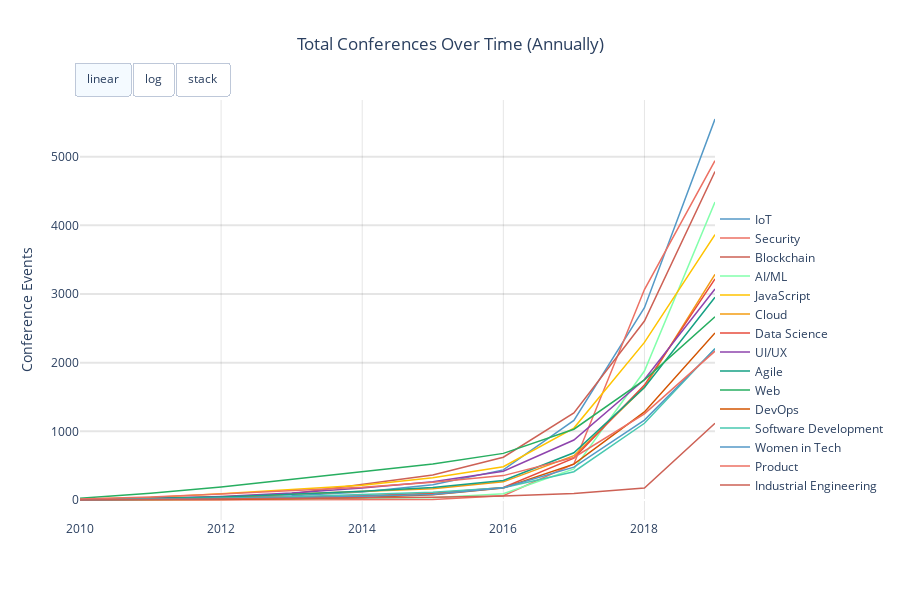

This figure's notebook cell:
### Code cell
# Set parameters for stackplot
col = 'category'
yearlist = list(range(2010,2020))
n=15

# Remove empty category values and expand events with multiple categories
df2 = df_both[(df_both[col] != '') & (df_both[col] != 'nan')].copy()
df2[col] = df2[col].str.split('|')
df2 = df2.explode(col).copy()
df2 = df2.dropna(subset=[col])
df2 = df2[(df2[col] != '') & (df2[col] != 'nan')].copy()
df2[col] = df2[col].apply(lambda x: str(x).split(' / ')[0])

# Group by category to get top category list
dfg = df2[[col, 'name']].groupby(col).count()
dfg.columns = ['count']
dfg = dfg.sort_values(by=['count'],ascending=False)
catlist = dfg.head(n).index.to_list()
        
# Create year column from creation date
df2['year'] = df2['startDate'].apply(lambda x: int(str(x)[0:4]))

# Filter to previously identified top categories and years
df2 = df2[df2[col].isin(catlist)]
df2 = df2[df2['year'].isin(yearlist)]

# Add up total events for preceding years for each year and add zero value rows for blank year/category pairs
dfg = pd.DataFrame(columns=['year', 'category', 'count'])
for year in yearlist:
    for category in catlist:
        dfp2 = df2[(df2['year'] <= year) & (df2['category'] == category)]
        dfp2 = dfp2[[col,'name']].groupby([col]).count()
        dfp2.columns = ['count']
        dfp2['year'] = year
        dfp2 = dfp2.reset_index()
        dfp2 = dfp2[['year', 'category', 'count']]
        if len(dfp2) == 0:
            dfp2 = pd.DataFrame([[year, category, 0]], columns=['year', 'category', 'count'])
        dfg = pd.concat([dfg, dfp2], ignore_index=True)
dfg = dfg.astype({"year": int, "count": int})
dfg = dfg.sort_values(by=['year'],ascending=True).reset_index().copy()

# Create list of categories in table ordered by last year event count
categories_ordered = dfg[dfg['year']==yearlist[-1]].sort_values(by=['count'],ascending=False)[col].tolist()

# Create tuple of event count arrays for each category to pass to stack plot function
plotlist = (dfg[dfg[col]==categories_ordered[0]]['year'].values,)
for category in categories_ordered:
    plotlist = plotlist + (dfg[dfg[col]==category]['count'].values,)

# Create stack plot of annual total recipes by category in dataset over time
lines_and_stacks(plotlist, catlist, title='Total Conferences Over Time (Annually)', div=False)

### Figure 1 — Plotly figure (JSON) as saved in the notebook; plotly's stock layout.template omitted (floating-point values rounded to 4 significant figures)
{"data": [{"hoverinfo": "x+y+name", "line": {"color": "#5499c7", "width": 1.5}, "mode": "lines", "name": "IoT", "stackgroup": "", "type": "scatter", "x": [2010, 2011, 2012, 2013, 2014, 2015, 2016, 2017, 2018, 2019], "y": [11, 21, 37, 62, 118, 222, 438, 1160, 2801, 5548]}, {"hoverinfo": "x+y+name", "line": {"color": "#ec7063", "width": 1.5}, "mode": "lines", "name": "Security", "stackgroup": "", "type": "scatter", "x": [2010, 2011, 2012, 2013, 2014, 2015, 2016, 2017, 2018, 2019], "y": [0, 0, 0, 0, 0, 9, 63, 525, 3065, 4941]}, {"hoverinfo": "x+y+name", "line": {"color": "#cd6155", "width": 1.5}, "mode": "lines", "name": "Blockchain", "stackgroup": "", "type": "scatter", "x": [2010, 2011, 2012, 2013, 2014, 2015, 2016, 2017, 2018, 2019], "y": [1, 8, 25, 90, 224, 364, 623, 1267, 2607, 4783]}, {"hoverinfo": "x+y+name", "line": {"color": "#82FFAB", "width": 1.5}, "mode": "lines", "name": "AI/ML", "stackgroup": "", "type": "scatter", "x": [2010, 2011, 2012, 2013, 2014, 2015, 2016, 2017, 2018, 2019], "y": [0, 6, 7, 14, 19, 33, 91, 452, 1878, 4341]}, {"hoverinfo": "x+y+name", "line": {"color": "#FFC300", "width": 1.5}, "mode": "lines", "name": "JavaScript", "stackgroup": "", "type": "scatter", "x": [2010, 2011, 2012, 2013, 2014, 2015, 2016, 2017, 2018, 2019], "y": [12, 35, 92, 148, 214, 324, 484, 1048, 2295, 3866]}, {"hoverinfo": "x+y+name", "line": {"color": "#f39c12", "width": 1.5}, "mode": "lines", "name": "Cloud", "stackgroup": "", "type": "scatter", "x": [2010, 2011, 2012, 2013, 2014, 2015, 2016, 2017, 2018, 2019], "y": [2, 15, 48, 84, 121, 163, 264, 645, 1640, 3286]}, {"hoverinfo": "x+y+name", "line": {"color": "#e74c3c", "width": 1.5}, "mode": "lines", "name": "Data Science", "stackgroup": "", "type": "scatter", "x": [2010, 2011, 2012, 2013, 2014, 2015, 2016, 2017, 2018, 2019], "y": [8, 18, 31, 43, 62, 97, 183, 610, 1674, 3219]}, {"hoverinfo": "x+y+name", "line": {"color": "#8e44ad", "width": 1.5}, "mode": "lines", "name": "UI/UX", "stackgroup": "", "type": "scatter", "x": [2010, 2011, 2012, 2013, 2014, 2015, 2016, 2017, 2018, 2019], "y": [7, 24, 52, 102, 175, 266, 419, 873, 1755, 3072]}, {"hoverinfo": "x+y+name", "line": {"color": "#16a085", "width": 1.5}, "mode": "lines", "name": "Agile", "stackgroup": "", "type": "scatter", "x": [2010, 2011, 2012, 2013, 2014, 2015, 2016, 2017, 2018, 2019], "y": [4, 23, 43, 82, 126, 181, 283, 688, 1638, 2952]}, {"hoverinfo": "x+y+name", "line": {"color": "#27ae60", "width": 1.5}, "mode": "lines", "name": "Web", "stackgroup": "", "type": "scatter", "x": [2010, 2011, 2012, 2013, 2014, 2015, 2016, 2017, 2018, 2019], "y": [25, 100, 190, 303, 420, 525, 679, 1031, 1749, 2669]}, {"hoverinfo": "x+y+name", "line": {"color": "#d35400", "width": 1.5}, "mode": "lines", "name": "DevOps", "stackgroup": "", "type": "scatter", "x": [2010, 2011, 2012, 2013, 2014, 2015, 2016, 2017, 2018, 2019], "y": [2, 3, 7, 20, 36, 76, 174, 523, 1282, 2433]}, {"hoverinfo": "x+y+name", "line": {"color": "#48c9b0", "width": 1.5}, "mode": "lines", "name": "Software Development", "stackgroup": "", "type": "scatter", "x": [2010, 2011, 2012, 2013, 2014, 2015, 2016, 2017, 2018, 2019], "y": [2, 10, 24, 47, 77, 114, 178, 412, 1117, 2207]}, {"hoverinfo": "x+y+name", "line": {"color": "#5499c7", "width": 1.5}, "mode": "lines", "name": "Women in Tech", "stackgroup": "", "type": "scatter", "x": [2010, 2011, 2012, 2013, 2014, 2015, 2016, 2017, 2018, 2019], "y": [1, 12, 20, 32, 54, 80, 178, 478, 1163, 2200]}, {"hoverinfo": "x+y+name", "line": {"color": "#ec7063", "width": 1.5}, "mode": "lines", "name": "Product", "stackgroup": "", "type": "scatter", "x": [2010, 2011, 2012, 2013, 2014, 2015, 2016, 2017, 2018, 2019], "y": [14, 45, 88, 138, 186, 258, 355, 619, 1254, 2168]}, {"hoverinfo": "x+y+name", "line": {"color": "#cd6155", "width": 1.5}, "mode": "lines", "name": "Industrial Engineering", "stackgroup": "", "type": "scatter", "x": [2010, 2011, 2012, 2013, 2014, 2015, 2016, 2017, 2018, 2019], "y": [1, 8, 12, 20, 30, 40, 59, 94, 174, 1118]}], "layout": {"height": 600, "legend": {"bgcolor": "rgba(0,0,0,0)", "x": 1, "y": 0.4}, "plot_bgcolor": "rgba(255,255,255,1)", "title": {"text": "Total Conferences Over Time (Annually)", "x": 0.5, "xanchor": "center"}, "updatemenus": [{"active": 0, "buttons": [{"args": [{"data": [{"hoverinfo": "x+y+name", "line": {"color": "#5499c7", "width": 1.5}, "mode": "lines", "name": "IoT", "stackgroup": "", "x": [2010, 2011, 2012, 2013, 2014, 2015, 2016, 2017, 2018, 2019], "y": [11, 21, 37, 62, 118, 222, 438, 1160, 2801, 5548]}, {"hoverinfo": "x+y+name", "line": {"color": "#ec7063", "width": 1.5}, "mode": "lines", "name": "Security", "stackgroup": "", "x": [2010, 2011, 2012, 2013, 2014, 2015, 2016, 2017, 2018, 2019], "y": [0, 0, 0, 0, 0, 9, 63, 525, 3065, 4941]}, {"hoverinfo": "x+y+name", "line": {"color": "#cd6155", "width": 1.5}, "mode": "lines", "name": "Blockchain", "stackgroup": "", "x": [2010, 2011, 2012, 2013, 2014, 2015, 2016, 2017, 2018, 2019], "y": [1, 8, 25, 90, 224, 364, 623, 1267, 2607, 4783]}, {"hoverinfo": "x+y+name", "line": {"color": "#82FFAB", "width": 1.5}, "mode": "lines", "name": "AI/ML", "stackgroup": "", "x": [2010, 2011, 2012, 2013, 2014, 2015, 2016, 2017, 2018, 2019], "y": [0, 6, 7, 14, 19, 33, 91, 452, 1878, 4341]}, {"hoverinfo": "x+y+name", "line": {"color": "#FFC300", "width": 1.5}, "mode": "lines", "name": "JavaScript", "stackgroup": "", "x": [2010, 2011, 2012, 2013, 2014, 2015, 2016, 2017, 2018, 2019], "y": [12, 35, 92, 148, 214, 324, 484, 1048, 2295, 3866]}, {"hoverinfo": "x+y+name", "line": {"color": "#f39c12", "width": 1.5}, "mode": "lines", "name": "Cloud", "stackgroup": "", "x": [2010, 2011, 2012, 2013, 2014, 2015, 2016, 2017, 2018, 2019], "y": [2, 15, 48, 84, 121, 163, 264, 645, 1640, 3286]}, {"hoverinfo": "x+y+name", "line": {"color": "#e74c3c", "width": 1.5}, "mode": "lines", "name": "Data Science", "stackgroup": "", "x": [2010, 2011, 2012, 2013, 2014, 2015, 2016, 2017, 2018, 2019], "y": [8, 18, 31, 43, 62, 97, 183, 610, 1674, 3219]}, {"hoverinfo": "x+y+name", "line": {"color": "#8e44ad", "width": 1.5}, "mode": "lines", "name": "UI/UX", "stackgroup": "", "x": [2010, 2011, 2012, 2013, 2014, 2015, 2016, 2017, 2018, 2019], "y": [7, 24, 52, 102, 175, 266, 419, 873, 1755, 3072]}, {"hoverinfo": "x+y+name", "line": {"color": "#16a085", "width": 1.5}, "mode": "lines", "name": "Agile", "stackgroup": "", "x": [2010, 2011, 2012, 2013, 2014, 2015, 2016, 2017, 2018, 2019], "y": [4, 23, 43, 82, 126, 181, 283, 688, 1638, 2952]}, {"hoverinfo": "x+y+name", "line": {"color": "#27ae60", "width": 1.5}, "mode": "lines", "name": "Web", "stackgroup": "", "x": [2010, 2011, 2012, 2013, 2014, 2015, 2016, 2017, 2018, 2019], "y": [25, 100, 190, 303, 420, 525, 679, 1031, 1749, 2669]}, {"hoverinfo": "x+y+name", "line": {"color": "#d35400", "width": 1.5}, "mode": "lines", "name": "DevOps", "stackgroup": "", "x": [2010, 2011, 2012, 2013, 2014, 2015, 2016, 2017, 2018, 2019], "y": [2, 3, 7, 20, 36, 76, 174, 523, 1282, 2433]}, {"hoverinfo": "x+y+name", "line": {"color": "#48c9b0", "width": 1.5}, "mode": "lines", "name": "Software Development", "stackgroup": "", "x": [2010, 2011, 2012, 2013, 2014, 2015, 2016, 2017, 2018, 2019], "y": [2, 10, 24, 47, 77, 114, 178, 412, 1117, 2207]}, {"hoverinfo": "x+y+name", "line": {"color": "#5499c7", "width": 1.5}, "mode": "lines", "name": "Women in Tech", "stackgroup": "", "x": [2010, 2011, 2012, 2013, 2014, 2015, 2016, 2017, 2018, 2019], "y": [1, 12, 20, 32, 54, 80, 178, 478, 1163, 2200]}, {"hoverinfo": "x+y+name", "line": {"color": "#ec7063", "width": 1.5}, "mode": "lines", "name": "Product", "stackgroup": "", "x": [2010, 2011, 2012, 2013, 2014, 2015, 2016, 2017, 2018, 2019], "y": [14, 45, 88, 138, 186, 258, 355, 619, 1254, 2168]}, {"hoverinfo": "x+y+name", "line": {"color": "#cd6155", "width": 1.5}, "mode": "lines", "name": "Industrial Engineering", "stackgroup": "", "x": [2010, 2011, 2012, 2013, 2014, 2015, 2016, 2017, 2018, 2019], "y": [1, 8, 12, 20, 30, 40, 59, 94, 174, 1118]}], "layout": {"height": 600, "legend": {"bgcolor": "rgba(0,0,0,0)", "x": 1, "y": 0.4}, "plot_bgcolor": "rgba(255,255,255,1)", "title": {"text": "Total Conferences Over Time (Annually)", "x": 0.5, "xanchor": "center"}, "xaxis": {"gridcolor": "rgba(0,0,0,.1)"}, "yaxis": {"autorange": false, "gridcolor": "rgba(0,0,0,.1)", "gridwidth": 2, "range": [-291.3, 5825.0], "ticklen": 5, "title": {"text": "Conference Events"}, "type": "linear"}}}], "label": "linear", "method": "animate"}, {"args": [{"data": [{"hoverinfo": "x+y+name", "line": {"color": "#5499c7", "width": 1.5}, "mode": "lines", "name": "IoT", "stackgroup": "", "x": [2010, 2011, 2012, 2013, 2014, 2015, 2016, 2017, 2018, 2019], "y": [11, 21, 37, 62, 118, 222, 438, 1160, 2801, 5548]}, {"hoverinfo": "x+y+name", "line": {"color": "#ec7063", "width": 1.5}, "mode": "lines", "name": "Security", "stackgroup": "", "x": [2010, 2011, 2012, 2013, 2014, 2015, 2016, 2017, 2018, 2019], "y": [0, 0, 0, 0, 0, 9, 63, 525, 3065, 4941]}, {"hoverinfo": "x+y+name", "line": {"color": "#cd6155", "width": 1.5}, "mode": "lines", "name": "Blockchain", "stackgroup": "", "x": [2010, 2011, 2012, 2013, 2014, 2015, 2016, 2017, 2018, 2019], "y": [1, 8, 25, 90, 224, 364, 623, 1267, 2607, 4783]}, {"hoverinfo": "x+y+name", "line": {"color": "#82FFAB", "width": 1.5}, "mode": "lines", "name": "AI/ML", "stackgroup": "", "x": [2010, 2011, 2012, 2013, 2014, 2015, 2016, 2017, 2018, 2019], "y": [0, 6, 7, 14, 19, 33, 91, 452, 1878, 4341]}, {"hoverinfo": "x+y+name", "line": {"color": "#FFC300", "width": 1.5}, "mode": "lines", "name": "JavaScript", "stackgroup": "", "x": [2010, 2011, 2012, 2013, 2014, 2015, 2016, 2017, 2018, 2019], "y": [12, 35, 92, 148, 214, 324, 484, 1048, 2295, 3866]}, {"hoverinfo": "x+y+name", "line": {"color": "#f39c12", "width": 1.5}, "mode": "lines", "name": "Cloud", "stackgroup": "", "x": [2010, 2011, 2012, 2013, 2014, 2015, 2016, 2017, 2018, 2019], "y": [2, 15, 48, 84, 121, 163, 264, 645, 1640, 3286]}, {"hoverinfo": "x+y+name", "line": {"color": "#e74c3c", "width": 1.5}, "mode": "lines", "name": "Data Science", "stackgroup": "", "x": [2010, 2011, 2012, 2013, 2014, 2015, 2016, 2017, 2018, 2019], "y": [8, 18, 31, 43, 62, 97, 183, 610, 1674, 3219]}, {"hoverinfo": "x+y+name", "line": {"color": "#8e44ad", "width": 1.5}, "mode": "lines", "name": "UI/UX", "stackgroup": "", "x": [2010, 2011, 2012, 2013, 2014, 2015, 2016, 2017, 2018, 2019], "y": [7, 24, 52, 102, 175, 266, 419, 873, 1755, 3072]}, {"hoverinfo": "x+y+name", "line": {"color": "#16a085", "width": 1.5}, "mode": "lines", "name": "Agile", "stackgroup": "", "x": [2010, 2011, 2012, 2013, 2014, 2015, 2016, 2017, 2018, 2019], "y": [4, 23, 43, 82, 126, 181, 283, 688, 1638, 2952]}, {"hoverinfo": "x+y+name", "line": {"color": "#27ae60", "width": 1.5}, "mode": "lines", "name": "Web", "stackgroup": "", "x": [2010, 2011, 2012, 2013, 2014, 2015, 2016, 2017, 2018, 2019], "y": [25, 100, 190, 303, 420, 525, 679, 1031, 1749, 2669]}, {"hoverinfo": "x+y+name", "line": {"color": "#d35400", "width": 1.5}, "mode": "lines", "name": "DevOps", "stackgroup": "", "x": [2010, 2011, 2012, 2013, 2014, 2015, 2016, 2017, 2018, 2019], "y": [2, 3, 7, 20, 36, 76, 174, 523, 1282, 2433]}, {"hoverinfo": "x+y+name", "line": {"color": "#48c9b0", "width": 1.5}, "mode": "lines", "name": "Software Development", "stackgroup": "", "x": [2010, 2011, 2012, 2013, 2014, 2015, 2016, 2017, 2018, 2019], "y": [2, 10, 24, 47, 77, 114, 178, 412, 1117, 2207]}, {"hoverinfo": "x+y+name", "line": {"color": "#5499c7", "width": 1.5}, "mode": "lines", "name": "Women in Tech", "stackgroup": "", "x": [2010, 2011, 2012, 2013, 2014, 2015, 2016, 2017, 2018, 2019], "y": [1, 12, 20, 32, 54, 80, 178, 478, 1163, 2200]}, {"hoverinfo": "x+y+name", "line": {"color": "#ec7063", "width": 1.5}, "mode": "lines", "name": "Product", "stackgroup": "", "x": [2010, 2011, 2012, 2013, 2014, 2015, 2016, 2017, 2018, 2019], "y": [14, 45, 88, 138, 186, 258, 355, 619, 1254, 2168]}, {"hoverinfo": "x+y+name", "line": {"color": "#cd6155", "width": 1.5}, "mode": "lines", "name": "Industrial Engineering", "stackgroup": "", "x": [2010, 2011, 2012, 2013, 2014, 2015, 2016, 2017, 2018, 2019], "y": [1, 8, 12, 20, 30, 40, 59, 94, 174, 1118]}], "layout": {"height": 600, "legend": {"bgcolor": "rgba(0,0,0,0)", "x": 1, "y": 0.4}, "plot_bgcolor": "rgba(255,255,255,1)", "title": {"text": "Total Conferences Over Time (Annually)", "x": 0.5, "xanchor": "center"}, "xaxis": {"gridcolor": "rgba(0,0,0,.1)"}, "yaxis": {"autorange": false, "gridcolor": "rgba(0,0,0,.1)", "gridwidth": 2, "range": [-0.1, 3.954], "ticklen": 5, "title": {"text": "Conference Events"}, "type": "log"}}}], "label": "log", "method": "animate"}, {"args": [{"data": [{"hoverinfo": "x+y+name", "line": {"color": "#5499c7", "width": 1.5}, "mode": "lines", "name": "IoT", "stackgroup": "one", "x": [2010, 2011, 2012, 2013, 2014, 2015, 2016, 2017, 2018, 2019], "y": [11, 21, 37, 62, 118, 222, 438, 1160, 2801, 5548]}, {"hoverinfo": "x+y+name", "line": {"color": "#ec7063", "width": 1.5}, "mode": "lines", "name": "Security", "stackgroup": "one", "x": [2010, 2011, 2012, 2013, 2014, 2015, 2016, 2017, 2018, 2019], "y": [0, 0, 0, 0, 0, 9, 63, 525, 3065, 4941]}, {"hoverinfo": "x+y+name", "line": {"color": "#cd6155", "width": 1.5}, "mode": "lines", "name": "Blockchain", "stackgroup": "one", "x": [2010, 2011, 2012, 2013, 2014, 2015, 2016, 2017, 2018, 2019], "y": [1, 8, 25, 90, 224, 364, 623, 1267, 2607, 4783]}, {"hoverinfo": "x+y+name", "line": {"color": "#82FFAB", "width": 1.5}, "mode": "lines", "name": "AI/ML", "stackgroup": "one", "x": [2010, 2011, 2012, 2013, 2014, 2015, 2016, 2017, 2018, 2019], "y": [0, 6, 7, 14, 19, 33, 91, 452, 1878, 4341]}, {"hoverinfo": "x+y+name", "line": {"color": "#FFC300", "width": 1.5}, "mode": "lines", "name": "JavaScript", "stackgroup": "one", "x": [2010, 2011, 2012, 2013, 2014, 2015, 2016, 2017, 2018, 2019], "y": [12, 35, 92, 148, 214, 324, 484, 1048, 2295, 3866]}, {"hoverinfo": "x+y+name", "line": {"color": "#f39c12", "width": 1.5}, "mode": "lines", "name": "Cloud", "stackgroup": "one", "x": [2010, 2011, 2012, 2013, 2014, 2015, 2016, 2017, 2018, 2019], "y": [2, 15, 48, 84, 121, 163, 264, 645, 1640, 3286]}, {"hoverinfo": "x+y+name", "line": {"color": "#e74c3c", "width": 1.5}, "mode": "lines", "name": "Data Science", "stackgroup": "one", "x": [2010, 2011, 2012, 2013, 2014, 2015, 2016, 2017, 2018, 2019], "y": [8, 18, 31, 43, 62, 97, 183, 610, 1674, 3219]}, {"hoverinfo": "x+y+name", "line": {"color": "#8e44ad", "width": 1.5}, "mode": "lines", "name": "UI/UX", "stackgroup": "one", "x": [2010, 2011, 2012, 2013, 2014, 2015, 2016, 2017, 2018, 2019], "y": [7, 24, 52, 102, 175, 266, 419, 873, 1755, 3072]}, {"hoverinfo": "x+y+name", "line": {"color": "#16a085", "width": 1.5}, "mode": "lines", "name": "Agile", "stackgroup": "one", "x": [2010, 2011, 2012, 2013, 2014, 2015, 2016, 2017, 2018, 2019], "y": [4, 23, 43, 82, 126, 181, 283, 688, 1638, 2952]}, {"hoverinfo": "x+y+name", "line": {"color": "#27ae60", "width": 1.5}, "mode": "lines", "name": "Web", "stackgroup": "one", "x": [2010, 2011, 2012, 2013, 2014, 2015, 2016, 2017, 2018, 2019], "y": [25, 100, 190, 303, 420, 525, 679, 1031, 1749, 2669]}, {"hoverinfo": "x+y+name", "line": {"color": "#d35400", "width": 1.5}, "mode": "lines", "name": "DevOps", "stackgroup": "one", "x": [2010, 2011, 2012, 2013, 2014, 2015, 2016, 2017, 2018, 2019], "y": [2, 3, 7, 20, 36, 76, 174, 523, 1282, 2433]}, {"hoverinfo": "x+y+name", "line": {"color": "#48c9b0", "width": 1.5}, "mode": "lines", "name": "Software Development", "stackgroup": "one", "x": [2010, 2011, 2012, 2013, 2014, 2015, 2016, 2017, 2018, 2019], "y": [2, 10, 24, 47, 77, 114, 178, 412, 1117, 2207]}, {"hoverinfo": "x+y+name", "line": {"color": "#5499c7", "width": 1.5}, "mode": "lines", "name": "Women in Tech", "stackgroup": "one", "x": [2010, 2011, 2012, 2013, 2014, 2015, 2016, 2017, 2018, 2019], "y": [1, 12, 20, 32, 54, 80, 178, 478, 1163, 2200]}, {"hoverinfo": "x+y+name", "line": {"color": "#ec7063", "width": 1.5}, "mode": "lines", "name": "Product", "stackgroup": "one", "x": [2010, 2011, 2012, 2013, 2014, 2015, 2016, 2017, 2018, 2019], "y": [14, 45, 88, 138, 186, 258, 355, 619, 1254, 2168]}, {"hoverinfo": "x+y+name", "line": {"color": "#cd6155", "width": 1.5}, "mode": "lines", "name": "Industrial Engineering", "stackgroup": "one", "x": [2010, 2011, 2012, 2013, 2014, 2015, 2016, 2017, 2018, 2019], "y": [1, 8, 12, 20, 30, 40, 59, 94, 174, 1118]}], "layout": {"height": 600, "legend": {"bgcolor": "rgba(0,0,0,0)", "x": 1, "y": 0.4}, "plot_bgcolor": "rgba(255,255,255,1)", "title": {"text": "Total Conferences Over Time (Annually)", "x": 0.5, "xanchor": "center"}, "xaxis": {"gridcolor": "rgba(0,0,0,.1)"}, "yaxis": {"autorange": false, "gridcolor": "rgba(0,0,0,.1)", "gridwidth": 2, "range": [-2562.0, 51240.0], "ticklen": 5, "title": {"text": "Conference Events"}, "type": "linear"}}}], "label": "stack", "method": "animate"}], "direction": "right", "pad": {"r": 10, "t": 10}, "showactive": true, "type": "buttons", "x": 0.25, "y": 1.115, "yanchor": "top"}], "xaxis": {"gridcolor": "rgba(0,0,0,.1)"}, "yaxis": {"autorange": false, "gridcolor": "rgba(0,0,0,.1)", "gridwidth": 2, "range": [-291.3, 5825.0], "ticklen": 5, "title": {"text": "Conference Events"}, "type": "linear"}}}
